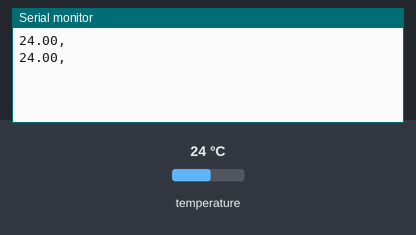
Simulated run of this sketch. Board: Arduino Uno, built with avr-gcc and run on an emulated ATmega328P. Parts: the last lines printed to the serial monitor. The inputs (shaded band) are chosen by the test bench; at power-on: temperature 24 °C.

Above: at 2.3 s.
2.4 s: temperature set to 12 °C
At 2.4 s:
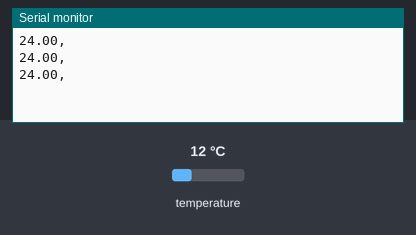
3.9 s: temperature set to 19 °C
At 3.9 s:
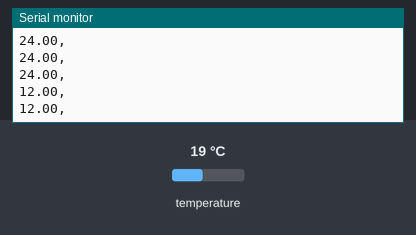
Timing chart, 0 to 6.9 s (numbered marks = the images above; inputs shaded):
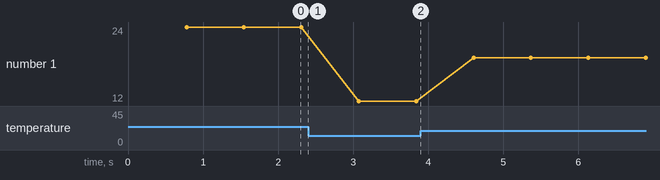

Measured:
- plotted number 1: 24 → 12 after the input at 2.4 s, 12 → 19 after the input at 3.9 s

The sketch:

temperature_measuring1.0.ino
```cpp
#include <OneWire.h>
#include <DallasTemperature.h>

#define ONE_WIRE_BUS_1 2

OneWire oneWire_BUS1(ONE_WIRE_BUS_1);

DallasTemperature sensor_1(&oneWire_BUS1);

float temp_c[1] = {0}; // temperature in °C

void setup()
{
    serial_initial();
    sensors_initial();
}

void loop (){
  sensors_request();
  sensors_get_temp();
  serial_print_temp();
}
```

methods.ino
```cpp
/*-----------------------Serial-initialization--------------------------------*/
void serial_initial(){
  Serial.begin(9600);
  while (!Serial) {
    ; // ceka dokud neni pripojena seriova linka
    }
}

/*-----------------------Sensors-initialization--------------------------------*/
void sensors_initial(){
  sensor_1.begin(); // temperature
}

/*-----------------------Sensors-requesting-temperature--------------------------------*/
void sensors_request(){
  sensor_1.requestTemperatures();
}

/*-----------------------Sensors-get-temperature--------------------------------*/
void sensors_get_temp(){
  temp_c[0]=sensor_1.getTempCByIndex(0);
}

/*-----------------------Serial-print-temperature--------------------------------*/
void serial_print_temp(){
  Serial.print(temp_c[0],2);
  Serial.println(",");
}
```
